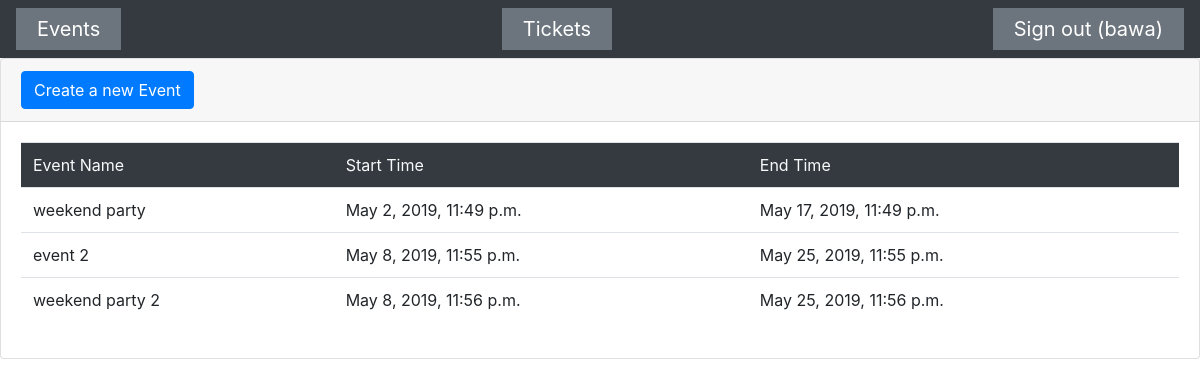
/test/events/ (signed in), run on the app's committed database.
### main/models.py (models this page shows, shortened)
class Event(models.Model):
    event_name = models.CharField( max_length=200, default="", verbose_name="EVENT NAME" )
    event_start = models.DateTimeField(verbose_name="START TIME", null=False)
    event_end = models.DateTimeField(verbose_name="END TIME", null=False)

### main/views.py (the view)
# urls.py: path('events/', views.events, name='create_event'),
def events(request):
    if request.user is not None and str(request.user) != 'AnonymousUser':
        print(request.user)
        events = Event.objects.all()
        return render(request, "events.html", {"title": "Event", "records": events})
    else:
        return redirect("/logout/")

### main/templates/events.html (shortened to what this page needs)
{% include 'base.html' %}
<html lang="en">
<head>
</head>
<body>
<div class="card">
    <div class="card-header">
         <button class="btn btn-primary" onclick="location.href = '/test/event/';"> Create a new Event</button>
    </div>
    <div class="card-body">
        <table class="table">
            <thead class="bg-dark text-light">
                <td>Event Name</td>
                <td>Start Time</td>
                <td>End Time</td>
            </thead>
            {% for record in records %}
            <tr>
                <td>{{record.event_name}}</td>
                <td>{{record.event_start}}</td>
                <td>{{record.event_end}}</td>
            </tr>
            {% endfor %}
        </table>
    </div>
</div>
</body>
</html>

### main/templates/base.html (shortened to what this page needs)
{% load bootstrap4 %}
{% bootstrap_css %}
{% block nav %}
  <nav class="navbar navbar-expand-lg navbar-dark bg-dark sticky-top">
      <div class="navbar-nav mr-auto justify-content-between bg-secondary">
            <a class="navbar-brand ml-2 mr-2 btn" role="button" href="/test/events/">
                Events
            </a>
      </div>
      <div class="navbar-nav mr-auto ml-auto justify-content-between bg-secondary">
             <a class="navbar-brand ml-2 mr-2 btn btn-default" role="button" href="/test/tickets/">
                Tickets
            </a>
      </div>
    <div class="navbar-nav ml-auto justify-content-between bg-secondary">
        <a class="navbar-brand ml-2 mr-2 btn" role="button" href="/logout/">
            Sign out ({{ user.get_username }})
        </a>
    </div>
  </nav>
{% endblock %}

### data on the page
Event: event_name "weekend party", event_start "May 2, 2019, 11:49 p.m.", event_end "May 17, 2019, 11:49 p.m."
Event: event_name "event 2", event_start "May 8, 2019, 11:55 p.m.", event_end "May 25, 2019, 11:55 p.m."
Event: event_name "weekend party 2", event_start "May 8, 2019, 11:56 p.m.", event_end "May 25, 2019, 11:56 p.m."

### other printed values
{{ user.get_username }} "bawa"
